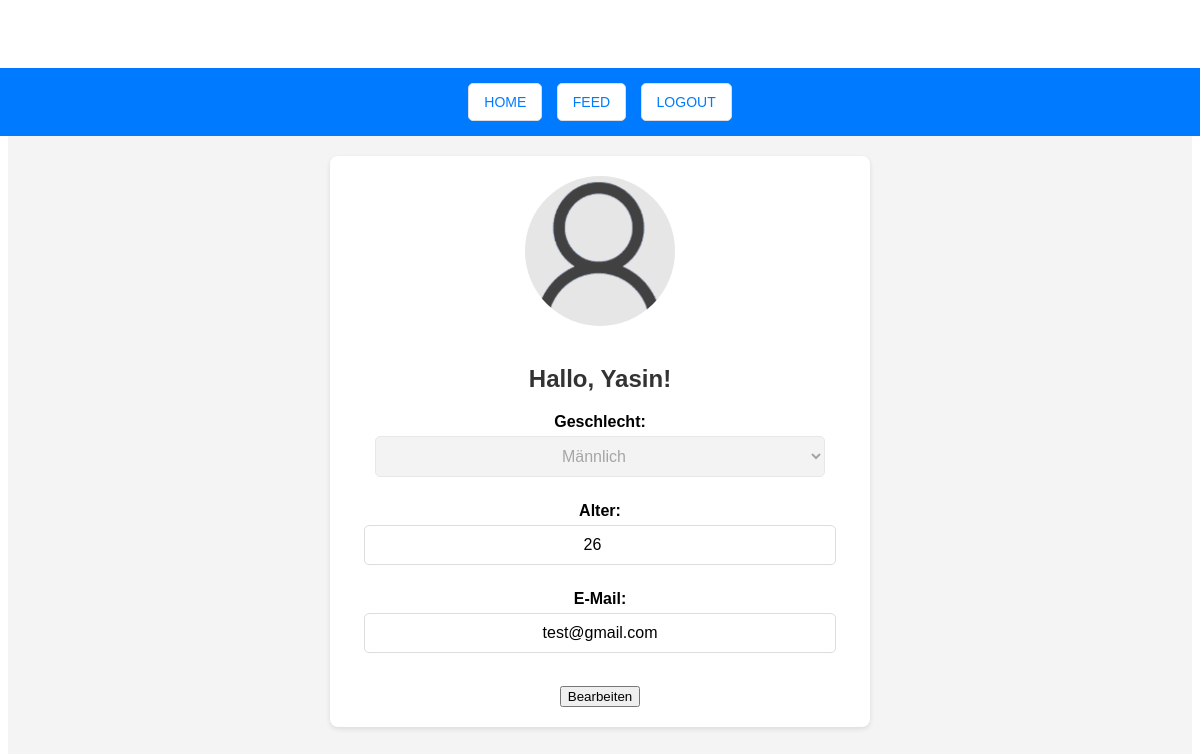
/Profil (signed in), run on the app's committed database.
### app.py (models this page shows)
class User(db.Model):
    id = db.Column(db.Integer, primary_key=True)
    username = db.Column(db.String(150), unique=True, nullable=False)
    password = db.Column(db.String(150), nullable=False)
    gender = db.Column(db.String(50))
    age = db.Column(db.Integer)
    email = db.Column(db.String(150))
    profile_picture = db.Column(db.String(150), default=DEFAULT_PROFILE_PICTURE)
    is_profile_complete = db.Column(db.Boolean, default=False)

### app.py (the view, shortened to what this page needs)
@app.route('/Profil', methods=['GET', 'POST'])
def profile():
    if 'Angemeldet' not in session:
        return redirect(url_for('login'))
    user = User.query.filter_by(username=session['username']).first()
    return render_template('Profil.html', user=user)

### templates/profil.html (shortened to what this page needs)
<!DOCTYPE html>
<html lang="de">
<head>
    <link rel="stylesheet" href="{{ url_for('static', filename='Profil.css') }}">
</head>
<body>
    <div class="container">
        <header>
            <button class="nav-button" onclick="window.location.href='/'">Home</button>
            <button class="nav-button" onclick="window.location.href='/Feed'">Feed</button>
            <button class="nav-button" onclick="window.location.href='/Logout'">Logout</button>
        </header>
        <div class="profile-container">
            <div class="profile-picture-container">
                <img src="{{ url_for('static', filename='Profilbild/' + (user.profile_picture if user.profile_picture else 'Standartprofilbild.png')) }}"
                    alt="Profilbild" class="profile-picture">
            </div>
            <h2>Hallo, {{ user.username }}!</h2>
            <form method="POST" enctype="multipart/form-data" action="/Profil">
                <label for="gender">Geschlecht:</label>
                <select name="gender" id="gender" disabled>
                    <option value="Männlich" {% if user.gender == "Männlich" %}selected{% endif %}>Männlich</option>
                </select><br>
                <label for="age">Alter:</label>
                <input type="number" name="age" id="age" value="{{ user.age or '' }}" readonly placeholder="Alter eingeben"><br>
                <label for="email">E-Mail:</label>
                <input type="email" name="email" id="email" value="{{ user.email or '' }}" readonly placeholder="E-Mail eingeben"><br>
                <input type="file" name="profile_picture" id="profile_picture" style="display: none;"><br>
                <button type="button" id="edit-button" onclick="enableEditing()">Bearbeiten</button>
            </form>
        </div>
    </div>
</body>
</html>

### static/Profil.css (style rules this page uses)
.container { font-family: Arial, sans-serif; margin: 0 auto; padding: 0; max-width: 1200px; display: flex; flex-direction: column; align-items: center; gap: 20px; background-color: #f4f4f4; min-height: 100vh; }
header { width: 1160px; grid-column: 1 / 4; background-color: #007bff; padding: 10px 20px; text-align: center; }
body { padding-top: 60px; }
.nav-button { background-color: #fff; border: 1px solid #ddd; border-radius: 5px; padding: 10px 15px; margin: 5px; cursor: pointer; font-size: 14px; color: #007bff; text-transform: uppercase; }
.profile-container { background-color: #fff; padding: 20px; border-radius: 8px; box-shadow: 0 2px 5px rgba(0, 0, 0, 0.1); width: 100%; max-width: 500px; text-align: center; margin: 0 auto; }
h1, h2 { color: #333; text-align: center; }
label { display: block; margin: 10px 0 5px; font-weight: bold; }
.profile-picture { width: 150px; height: 150px; object-fit: cover; border-radius: 50%; margin-bottom: 15px; }
input[type="file"], textarea, select, input[type="number"], input[type="email"] { width: 90%; padding: 10px; font-size: 16px; border: 1px solid #ddd; border-radius: 5px; margin-bottom: 15px; text-align: center; }

### data on the page
User: profile_picture (picture), username "Yasin", gender "Männlich", age "26", email "test@gmail.com"
